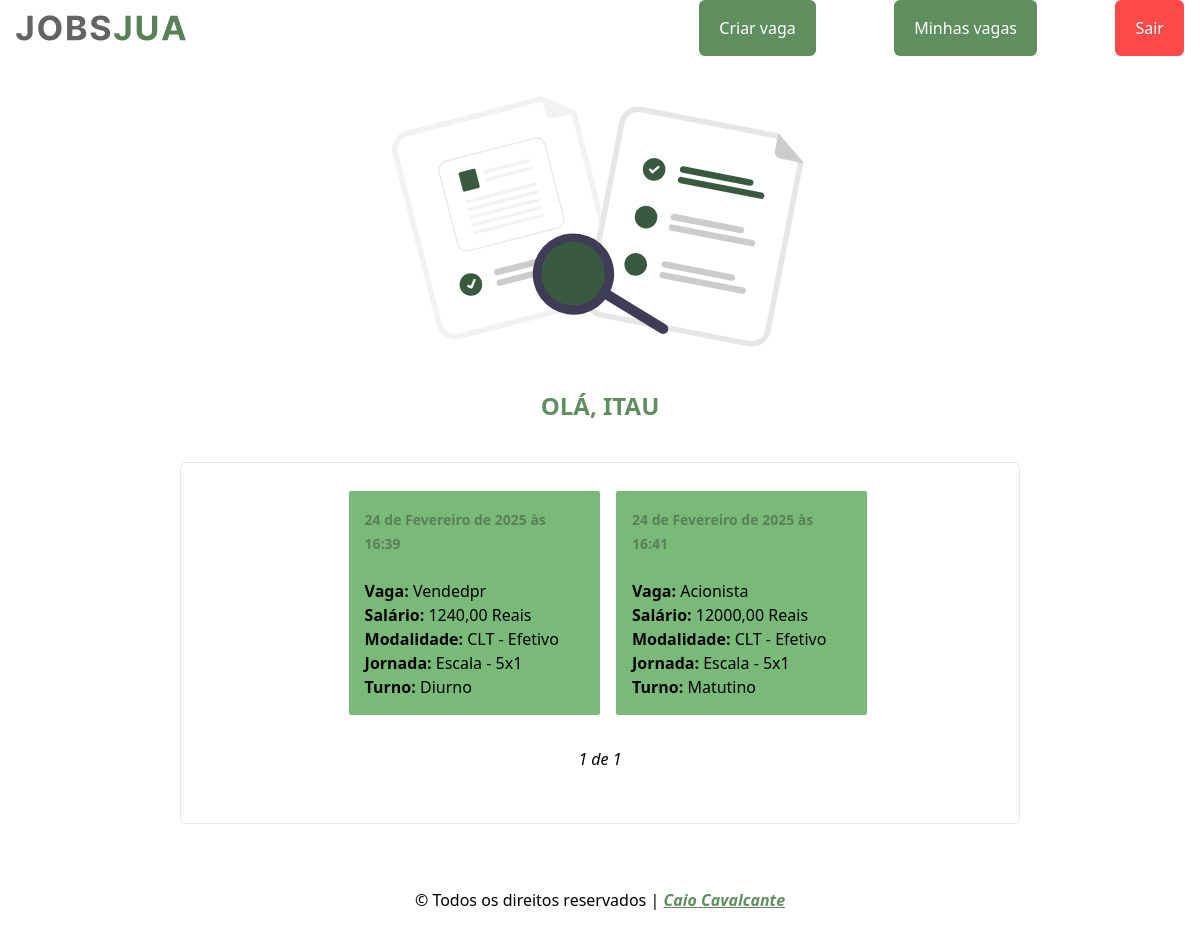
Page /auth/platform/ (signed in) on the committed database.
### jobs/models.py (models this page shows, shortened)
class Enterprise(AbstractUser):
  HIRING_CHOICES = (
    (True, "Sim"),
    (False, "Não"),
  )
  cnpj = models.CharField(max_length=14, null=False, blank=False,unique=True, verbose_name="CNPJ")
  email = models.EmailField(unique=True, verbose_name="Email")
  sector = models.CharField(max_length=200, verbose_name="Setor")
  phone = models.CharField(max_length=11, blank=False, null=False, verbose_name="Telefone")
  whatsapp = models.CharField(max_length=11, blank=False, null=True, verbose_name="WhatsApp")
  is_hiring = models.BooleanField(choices=HIRING_CHOICES, verbose_name="Está contratando", null=False, default=True)
  USERNAME_FIELD = 'email'
  REQUIRED_FIELDS = [
    'username'
  ]
  class Meta:
    verbose_name_plural = 'Empresas'

class Vacancie(models.Model):
  TYPE_MODALITY = (
    ("CLT - Efetivo",     'CLT - Efetivo'),
    ("CLT - Ferista",     'CLT - Ferista'),
    ("CLT - Contrato",    'CLT - Contrato'),
    ("AVULSO - Diaria",   'AVULSO - Diaria'),
    ("AVULSO - Semanal",  'AVULSO - Semanal'),
    ("AVULSO - Quinzena", 'AVULSO - Quinzena'),
    ("CNPJ - Prestação de serviço",  'CNPJ - Prestação de serviço'),
  )
  TYPE_JOURNEY = (
    ("Escala - 5x1",      'Escala - 5x1'),
    ("Escala - 5x2",      'Escala - 5x2'),
    ("Escala - 6x1",      'Escala - 6x1'),
    ("Escala - 12x36",    'Escala - 12x36'),
    ("Escala - 18x36",    'Escala - 18x36'),
    ("Diaria - 1 Dia",    'Diaria - 1 Dia'),
    ("Diaria - 7 Dias",   'Diaria - 7 Dias'),
    ("Diaria - 15 Dias",  'Diaria - 15 Dias'),
  )
  TYPE_STATE = (
    (True,'Vaga aberta'),
    (False,'Vaga fechada'),
  )
  title = models.CharField(max_length=200, blank=False, null=False, verbose_name="Titulo")
  enterprise = models.ForeignKey(Enterprise,on_delete=models.CASCADE, verbose_name="Empresa")
  email = models.CharField(max_length=200, blank=False, null=False, verbose_name="Email")
  whatsapp = models.CharField(max_length=200, blank=False, null=False, verbose_name="WhatsApp")
  wage = models.FloatField(max_length=200, blank=False, null=False, verbose_name="Salário")
  modality = models.CharField(choices=TYPE_MODALITY, verbose_name="Modalidade", max_length=200)
  weekly_journey = models.CharField(choices=TYPE_JOURNEY, verbose_name="Jornada", max_length=200)
  work_shift = models.CharField(max_length=200, blank=False, null=False, verbose_name="Turno")
  state = models.BooleanField( choices=TYPE_STATE, default=True , verbose_name="Estado",  )
  description = models.TextField(max_length=2000, blank=False, null=False, verbose_name="Descrição")
  create_at = models.DateTimeField(auto_now=True)
  USERNAME_FIELD = 'email'
  class Meta:
    verbose_name_plural = 'Vagas'

### secret/views.py (the view)
# urls.py: path('platform/', views.platform, name='platform'),
@login_required(login_url='login')
def platform(request):
    enterprise_loggedin = request.user
    company_vacancie = Vacancie.objects.filter(enterprise=enterprise_loggedin)
    vacancie_paginator = Paginator(company_vacancie, 12)
    page_num = request.GET.get('page')
    page = vacancie_paginator.get_page(page_num)
    context = {
      "company_vacancie": company_vacancie,
      "page": page
    }
    return render(request, template_name='platform.html', context=context)

### secret/templates/platform.html (shortened to what this page needs)
{% extends "jobs/base.html" %}
{% load icons static %}
{% block title-page %}
  <img class="mb-10" src="{%  static 'svg/search.svg' %}" alt="uma lupa">
  OLÁ, {{ user.username|upper }} <strong class="ml-2">{% icon 'happy' %}</strong>
{% endblock title-page %}
{% block main %}
    {% for item in page %}
      <a href="{% url 'secret_one_vacancie' id=item.id %}"
        class="w-[90%] h-auto bg-myGreen-400  hover:bg-myGreen-500 duration-300  p-4 rounded-sm mt-2
        md:w-[60%]
        lg:w-[30%] lg:ml-4
      ">
        <strong class="text-sm text-myGreen-800" >{{ item.create_at }}</strong> <br>
        <br>
        <strong>Vaga: </strong>{{ item.title }}<br>
        <strong>Salário: </strong>{{ item.wage|floatformat:2 }} Reais  <br>
        <strong>Modalidade: </strong> {{ item.modality }} <br>
        <strong>Jornada: </strong> {{ item.weekly_journey }} <br>
        <strong>Turno: </strong> {{ item.work_shift }} <br>
      </a>
    {% endfor %}
    <div class="
      my-4 py-4 w-full flex justify-center items-center radius-sm
      md:px-60
      ld:px-70
    ">
      <h2 class="mx-4 italic">{{page.number}} de {{page.paginator.num_pages}}</h2>
    </div>
{% endblock %}

### rows in the picture
Enterprise: username "ITAU"
Vacancie: create_at "24 de Fevereiro de 2025 às 16:39", title "Vendedpr", wage "1240,00", modality "CLT - Efetivo", weekly_journey "Escala - 5x1", work_shift "Diurno"
Vacancie: create_at "24 de Fevereiro de 2025 às 16:41", title "Acionista", wage "12000,00", modality "CLT - Efetivo", weekly_journey "Escala - 5x1", work_shift "Matutino"

### other values in the picture
{{ page.number }} "1"
{{ page.paginator.num_pages }} "1"
